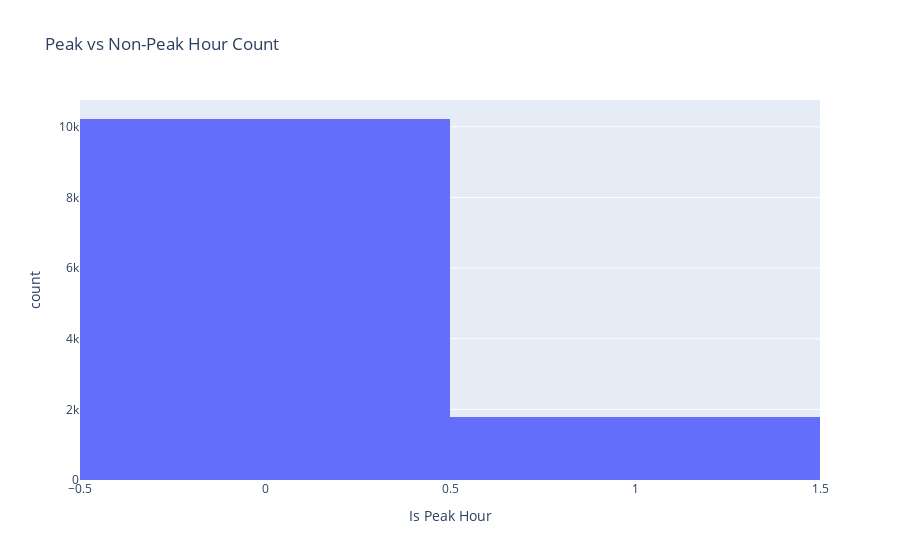

Notebook code for this chart:
### Code cell
fig = px.histogram(df, x="Is Peak Hour", title="Peak vs Non-Peak Hour Count")
fig.show()

### Figure 1 — Plotly figure (JSON) as saved in the notebook; plotly's stock layout.template omitted (floating-point values rounded to 4 significant figures; data arrays with more than 128 entries replaced by an {"elided": "..."} marker saying what was removed)
{"data": [{"bingroup": "x", "hovertemplate": "Is Peak Hour=%{x}<br>count=%{y}<extra></extra>", "legendgroup": "", "marker": {"color": "#636efa", "pattern": {"shape": ""}}, "name": "", "orientation": "v", "showlegend": false, "type": "histogram", "x": {"elided": "12000 int values"}, "xaxis": "x", "yaxis": "y"}], "layout": {"barmode": "relative", "legend": {"tracegroupgap": 0}, "title": {"text": "Peak vs Non-Peak Hour Count"}, "xaxis": {"anchor": "y", "domain": [0, 1], "title": {"text": "Is Peak Hour"}}, "yaxis": {"anchor": "x", "domain": [0, 1], "title": {"text": "count"}}}}
